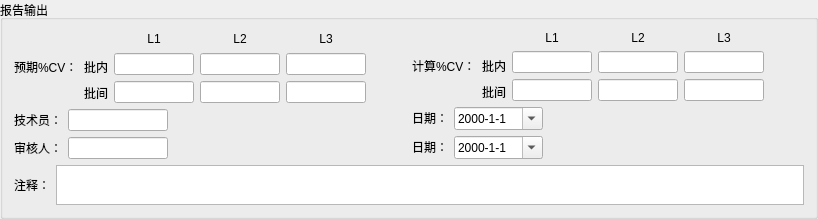
        <widget class="QGroupBox" name="groupBox_4">
         <property name="title">
          <string>报告输出</string>
         </property>
         <layout class="QVBoxLayout" name="verticalLayout_19">
          <item>
           <layout class="QHBoxLayout" name="horizontalLayout_42" stretch="1,3,1,3">
            <item>
             <layout class="QVBoxLayout" name="verticalLayout_18">
              <item>
               <layout class="QHBoxLayout" name="horizontalLayout_43">
                <item>
                 <widget class="QLabel" name="label_76">
                  <property name="sizePolicy">
                   <sizepolicy hsizetype="Fixed" vsizetype="Fixed">
                    <horstretch>0</horstretch>
                    <verstretch>0</verstretch>
                   </sizepolicy>
                  </property>
                  <property name="text">
                   <string>预期%CV：</string>
                  </property>
                 </widget>
                </item>
                <item>
                 <layout class="QVBoxLayout" name="verticalLayout_20">
                  <item>
                   <widget class="QLabel" name="label_69">
                    <property name="text">
                     <string/>
                    </property>
                   </widget>
                  </item>
                  <item>
                   <widget class="QLabel" name="label_70">
                    <property name="sizePolicy">
                     <sizepolicy hsizetype="Fixed" vsizetype="Preferred">
                      <horstretch>0</horstretch>
                      <verstretch>0</verstretch>
                     </sizepolicy>
                    </property>
                    <property name="text">
                     <string>批内</string>
                    </property>
                   </widget>
                  </item>
                  <item>
                   <widget class="QLabel" name="label_77">
                    <property name="sizePolicy">
                     <sizepolicy hsizetype="Fixed" vsizetype="Preferred">
                      <horstretch>0</horstretch>
                      <verstretch>0</verstretch>
                     </sizepolicy>
                    </property>
                    <property name="text">
                     <string>批间</string>
                    </property>
                   </widget>
                  </item>
                 </layout>
                </item>
                <item>
                 <layout class="QVBoxLayout" name="verticalLayout_21">
                  <item>
                   <widget class="QLabel" name="Westgard_Except_L1">
                    <property name="text">
                     <string>L1</string>
                    </property>
                    <property name="alignment">
                     <set>Qt::AlignCenter</set>
                    </property>
                   </widget>
                  </item>
                  <item>
                   <widget class="QLineEdit" name="Westgard_Except_L1_Iner_Cv">
                    <property name="sizePolicy">
                     <sizepolicy hsizetype="Fixed" vsizetype="Fixed">
                      <horstretch>0</horstretch>
                      <verstretch>0</verstretch>
                     </sizepolicy>
                    </property>
                    <property name="maximumSize">
                     <size>
                      <width>80</width>
                      <height>16777215</height>
                     </size>
                    </property>
                   </widget>
                  </item>
                  <item>
                   <widget class="QLineEdit" name="Westgard_Except_L1_Cv">
                    <property name="sizePolicy">
                     <sizepolicy hsizetype="Fixed" vsizetype="Fixed">
                      <horstretch>0</horstretch>
                      <verstretch>0</verstretch>
                     </sizepolicy>
                    </property>
                    <property name="maximumSize">
                     <size>
                      <width>80</width>
                      <height>16777215</height>
                     </size>
                    </property>
                   </widget>
                  </item>
                 </layout>
                </item>
                <item>
                 <layout class="QVBoxLayout" name="verticalLayout_22">
                  <item>
                   <widget class="QLabel" name="Westgard_Except_L2">
                    <property name="text">
                     <string>L2</string>
                    </property>
                    <property name="alignment">
                     <set>Qt::AlignCenter</set>
                    </property>
                   </widget>
                  </item>
                  <item>
                   <widget class="QLineEdit" name="Westgard_Except_L2_Iner_Cv">
                    <property name="sizePolicy">
                     <sizepolicy hsizetype="Fixed" vsizetype="Fixed">
                      <horstretch>0</horstretch>
                      <verstretch>0</verstretch>
                     </sizepolicy>
                    </property>
                    <property name="maximumSize">
                     <size>
                      <width>80</width>
                      <height>16777215</height>
                     </size>
                    </property>
                   </widget>
                  </item>
                  <item>
                   <widget class="QLineEdit" name="Westgard_Except_L2_Cv">
                    <property name="sizePolicy">
                     <sizepolicy hsizetype="Fixed" vsizetype="Fixed">
                      <horstretch>0</horstretch>
                      <verstretch>0</verstretch>
                     </sizepolicy>
                    </property>
                    <property name="maximumSize">
                     <size>
                      <width>80</width>
                      <height>16777215</height>
                     </size>
                    </property>
                   </widget>
                  </item>
                 </layout>
                </item>
                <item>
                 <layout class="QVBoxLayout" name="verticalLayout_23">
                  <item>
                   <widget class="QLabel" name="Westgard_Except_L3">
                    <property name="text">
                     <string>L3</string>
                    </property>
                    <property name="alignment">
                     <set>Qt::AlignCenter</set>
                    </property>
                   </widget>
                  </item>
                  <item>
                   <widget class="QLineEdit" name="Westgard_Except_L3_Iner_Cv">
                    <property name="sizePolicy">
                     <sizepolicy hsizetype="Fixed" vsizetype="Fixed">
                      <horstretch>0</horstretch>
                      <verstretch>0</verstretch>
                     </sizepolicy>
                    </property>
                    <property name="maximumSize">
                     <size>
                      <width>80</width>
                      <height>16777215</height>
                     </size>
                    </property>
                   </widget>
                  </item>
                  <item>
                   <widget class="QLineEdit" name="Westgard_Except_L3_Cv">
                    <property name="sizePolicy">
                     <sizepolicy hsizetype="Fixed" vsizetype="Fixed">
                      <horstretch>0</horstretch>
                      <verstretch>0</verstretch>
                     </sizepolicy>
                    </property>
                    <property name="maximumSize">
                     <size>
                      <width>80</width>
                      <height>16777215</height>
                     </size>
                    </property>
                   </widget>
                  </item>
                 </layout>
                </item>
               </layout>
              </item>
              <item>
               <layout class="QHBoxLayout" name="horizontalLayout_44">
                <item>
                 <widget class="QLabel" name="label_65">
                  <property name="sizePolicy">
                   <sizepolicy hsizetype="Fixed" vsizetype="Fixed">
                    <horstretch>0</horstretch>
                    <verstretch>0</verstretch>
                   </sizepolicy>
                  </property>
                  <property name="text">
                   <string>技术员：</string>
                  </property>
                 </widget>
                </item>
                <item>
                 <widget class="QLineEdit" name="Westgard_Technicina">
                  <property name="sizePolicy">
                   <sizepolicy hsizetype="Fixed" vsizetype="Fixed">
                    <horstretch>0</horstretch>
                    <verstretch>0</verstretch>
                   </sizepolicy>
                  </property>
                  <property name="maximumSize">
                   <size>
                    <width>100</width>
                    <height>16777215</height>
                   </size>
                  </property>
                 </widget>
                </item>
                <item>
                 <spacer name="horizontalSpacer_28">
                  <property name="orientation">
                   <enum>Qt::Horizontal</enum>
                  </property>
                  <property name="sizeHint" stdset="0">
                   <size>
                    <width>40</width>
                    <height>20</height>
                   </size>
                  </property>
                 </spacer>
                </item>
               </layout>
              </item>
              <item>
               <layout class="QHBoxLayout" name="horizontalLayout_45">
                <item>
                 <widget class="QLabel" name="label_47">
                  <property name="sizePolicy">
                   <sizepolicy hsizetype="Fixed" vsizetype="Fixed">
                    <horstretch>0</horstretch>
                    <verstretch>0</verstretch>
                   </sizepolicy>
                  </property>
                  <property name="text">
                   <string>审核人：</string>
                  </property>
                 </widget>
                </item>
                <item>
                 <widget class="QLineEdit" name="Westgard_Auditor">
                  <property name="sizePolicy">
                   <sizepolicy hsizetype="Fixed" vsizetype="Fixed">
                    <horstretch>0</horstretch>
                    <verstretch>0</verstretch>
                   </sizepolicy>
                  </property>
                  <property name="maximumSize">
                   <size>
                    <width>100</width>
                    <height>16777215</height>
                   </size>
                  </property>
                 </widget>
                </item>
                <item>
                 <spacer name="horizontalSpacer_29">
                  <property name="orientation">
                   <enum>Qt::Horizontal</enum>
                  </property>
                  <property name="sizeHint" stdset="0">
                   <size>
                    <width>40</width>
                    <height>20</height>
                   </size>
                  </property>
                 </spacer>
                </item>
               </layout>
              </item>
             </layout>
            </item>
            <item>
             <spacer name="horizontalSpacer_18">
              <property name="orientation">
               <enum>Qt::Horizontal</enum>
              </property>
              <property name="sizeHint" stdset="0">
               <size>
                <width>40</width>
                <height>20</height>
               </size>
              </property>
             </spacer>
            </item>
            <item>
             <layout class="QVBoxLayout" name="verticalLayout_24">
              <item>
               <layout class="QHBoxLayout" name="horizontalLayout_46">
                <item>
                 <widget class="QLabel" name="label_78">
                  <property name="sizePolicy">
                   <sizepolicy hsizetype="Fixed" vsizetype="Fixed">
                    <horstretch>0</horstretch>
                    <verstretch>0</verstretch>
                   </sizepolicy>
                  </property>
                  <property name="text">
                   <string>计算%CV：</string>
                  </property>
                 </widget>
                </item>
                <item>
                 <layout class="QVBoxLayout" name="verticalLayout_25">
                  <item>
                   <widget class="QLabel" name="label_79">
                    <property name="text">
                     <string/>
                    </property>
                   </widget>
                  </item>
                  <item>
                   <widget class="QLabel" name="label_80">
                    <property name="sizePolicy">
                     <sizepolicy hsizetype="Fixed" vsizetype="Preferred">
                      <horstretch>0</horstretch>
                      <verstretch>0</verstretch>
                     </sizepolicy>
                    </property>
                    <property name="text">
                     <string>批内</string>
                    </property>
                   </widget>
                  </item>
                  <item>
                   <widget class="QLabel" name="label_81">
                    <property name="sizePolicy">
                     <sizepolicy hsizetype="Fixed" vsizetype="Preferred">
                      <horstretch>0</horstretch>
                      <verstretch>0</verstretch>
                     </sizepolicy>
                    </property>
                    <property name="text">
                     <string>批间</string>
                    </property>
                   </widget>
                  </item>
                 </layout>
                </item>
                <item>
                 <layout class="QVBoxLayout" name="verticalLayout_26">
                  <item>
                   <widget class="QLabel" name="Westgard_Calculate_L1">
                    <property name="text">
                     <string>L1</string>
                    </property>
                    <property name="alignment">
                     <set>Qt::AlignCenter</set>
                    </property>
                   </widget>
                  </item>
                  <item>
                   <widget class="QLineEdit" name="Westgard_Calculate_L1_Iner_Cv">
                    <property name="sizePolicy">
                     <sizepolicy hsizetype="Fixed" vsizetype="Fixed">
                      <horstretch>0</horstretch>
                      <verstretch>0</verstretch>
                     </sizepolicy>
                    </property>
                    <property name="maximumSize">
                     <size>
                      <width>80</width>
                      <height>16777215</height>
                     </size>
                    </property>
                    <property name="readOnly">
                     <bool>true</bool>
                    </property>
                   </widget>
                  </item>
                  <item>
                   <widget class="QLineEdit" name="Westgard_Calculate_L1_Cv">
                    <property name="sizePolicy">
                     <sizepolicy hsizetype="Fixed" vsizetype="Fixed">
                      <horstretch>0</horstretch>
                      <verstretch>0</verstretch>
                     </sizepolicy>
                    </property>
                    <property name="maximumSize">
                     <size>
                      <width>80</width>
                      <height>16777215</height>
                     </size>
                    </property>
                    <property name="readOnly">
                     <bool>true</bool>
                    </property>
                   </widget>
                  </item>
                 </layout>
                </item>
                <item>
                 <layout class="QVBoxLayout" name="verticalLayout_27">
                  <item>
                   <widget class="QLabel" name="Westgard_Calculate_L2">
                    <property name="text">
                     <string>L2</string>
                    </property>
                    <property name="alignment">
                     <set>Qt::AlignCenter</set>
                    </property>
                   </widget>
                  </item>
                  <item>
                   <widget class="QLineEdit" name="Westgard_Calculate_L2_Iner_Cv">
                    <property name="sizePolicy">
                     <sizepolicy hsizetype="Fixed" vsizetype="Fixed">
                      <horstretch>0</horstretch>
                      <verstretch>0</verstretch>
                     </sizepolicy>
                    </property>
                    <property name="maximumSize">
                     <size>
                      <width>80</width>
                      <height>16777215</height>
                     </size>
                    </property>
                    <property name="readOnly">
                     <bool>true</bool>
                    </property>
                   </widget>
                  </item>
                  <item>
                   <widget class="QLineEdit" name="Westgard_Calculate_L2_Cv">
                    <property name="sizePolicy">
                     <sizepolicy hsizetype="Fixed" vsizetype="Fixed">
                      <horstretch>0</horstretch>
                      <verstretch>0</verstretch>
                     </sizepolicy>
                    </property>
                    <property name="maximumSize">
                     <size>
                      <width>80</width>
                      <height>16777215</height>
                     </size>
                    </property>
                    <property name="readOnly">
                     <bool>true</bool>
                    </property>
                   </widget>
                  </item>
                 </layout>
                </item>
                <item>
                 <layout class="QVBoxLayout" name="verticalLayout_28">
                  <item>
                   <widget class="QLabel" name="Westgard_Calculate_L3">
                    <property name="text">
                     <string>L3</string>
                    </property>
                    <property name="alignment">
                     <set>Qt::AlignCenter</set>
                    </property>
                   </widget>
                  </item>
                  <item>
                   <widget class="QLineEdit" name="Westgard_Calculate_L3_Iner_Cv">
                    <property name="sizePolicy">
                     <sizepolicy hsizetype="Fixed" vsizetype="Fixed">
                      <horstretch>0</horstretch>
                      <verstretch>0</verstretch>
                     </sizepolicy>
                    </property>
                    <property name="maximumSize">
                     <size>
                      <width>80</width>
                      <height>16777215</height>
                     </size>
                    </property>
                    <property name="readOnly">
                     <bool>true</bool>
                    </property>
                   </widget>
                  </item>
                  <item>
                   <widget class="QLineEdit" name="Westgard_Calculate_L3_Cv">
                    <property name="sizePolicy">
                     <sizepolicy hsizetype="Fixed" vsizetype="Fixed">
                      <horstretch>0</horstretch>
                      <verstretch>0</verstretch>
                     </sizepolicy>
                    </property>
                    <property name="maximumSize">
                     <size>
                      <width>80</width>
                      <height>16777215</height>
                     </size>
                    </property>
                    <property name="readOnly">
                     <bool>true</bool>
                    </property>
                   </widget>
                  </item>
                 </layout>
                </item>
               </layout>
              </item>
              <item>
               <layout class="QHBoxLayout" name="horizontalLayout_47">
                <item>
                 <widget class="QLabel" name="label_82">
                  <property name="sizePolicy">
                   <sizepolicy hsizetype="Fixed" vsizetype="Fixed">
                    <horstretch>0</horstretch>
                    <verstretch>0</verstretch>
                   </sizepolicy>
                  </property>
                  <property name="text">
                   <string>日期：</string>
                  </property>
                 </widget>
                </item>
                <item>
                 <widget class="QDateEdit" name="Westgard_CalculateDate">
                  <property name="sizePolicy">
                   <sizepolicy hsizetype="Fixed" vsizetype="Fixed">
                    <horstretch>0</horstretch>
                    <verstretch>0</verstretch>
                   </sizepolicy>
                  </property>
                  <property name="displayFormat">
                   <string>yyyy-M-d</string>
                  </property>
                  <property name="calendarPopup">
                   <bool>true</bool>
                  </property>
                 </widget>
                </item>
                <item>
                 <spacer name="horizontalSpacer_30">
                  <property name="orientation">
                   <enum>Qt::Horizontal</enum>
                  </property>
                  <property name="sizeHint" stdset="0">
                   <size>
                    <width>40</width>
                    <height>20</height>
                   </size>
                  </property>
                 </spacer>
                </item>
               </layout>
              </item>
              <item>
               <layout class="QHBoxLayout" name="horizontalLayout_48">
                <item>
                 <widget class="QLabel" name="label_83">
                  <property name="sizePolicy">
                   <sizepolicy hsizetype="Fixed" vsizetype="Fixed">
                    <horstretch>0</horstretch>
                    <verstretch>0</verstretch>
                   </sizepolicy>
                  </property>
                  <property name="text">
                   <string>日期：</string>
                  </property>
                 </widget>
                </item>
                <item>
                 <widget class="QDateEdit" name="Westgard_ApprovalDate">
                  <property name="sizePolicy">
                   <sizepolicy hsizetype="Fixed" vsizetype="Fixed">
                    <horstretch>0</horstretch>
                    <verstretch>0</verstretch>
                   </sizepolicy>
                  </property>
                  <property name="displayFormat">
                   <string>yyyy-M-d</string>
                  </property>
                  <property name="calendarPopup">
                   <bool>true</bool>
                  </property>
                 </widget>
                </item>
                <item>
                 <spacer name="horizontalSpacer_31">
                  <property name="orientation">
                   <enum>Qt::Horizontal</enum>
                  </property>
                  <property name="sizeHint" stdset="0">
                   <size>
                    <width>40</width>
                    <height>20</height>
                   </size>
                  </property>
                 </spacer>
                </item>
               </layout>
              </item>
             </layout>
            </item>
            <item>
             <spacer name="horizontalSpacer_20">
              <property name="orientation">
               <enum>Qt::Horizontal</enum>
              </property>
              <property name="sizeHint" stdset="0">
               <size>
                <width>40</width>
                <height>20</height>
               </size>
              </property>
             </spacer>
            </item>
           </layout>
          </item>
          <item>
           <layout class="QHBoxLayout" name="horizontalLayout_49">
            <item>
             <widget class="QLabel" name="label_24">
              <property name="sizePolicy">
               <sizepolicy hsizetype="Preferred" vsizetype="Fixed">
                <horstretch>0</horstretch>
                <verstretch>0</verstretch>
               </sizepolicy>
              </property>
              <property name="text">
               <string>注释：</string>
              </property>
             </widget>
            </item>
            <item>
             <widget class="QPlainTextEdit" name="Westgard_Annotation">
              <property name="sizePolicy">
               <sizepolicy hsizetype="Expanding" vsizetype="Fixed">
                <horstretch>0</horstretch>
                <verstretch>0</verstretch>
               </sizepolicy>
              </property>
              <property name="maximumSize">
               <size>
                <width>16777215</width>
                <height>40</height>
               </size>
              </property>
             </widget>
            </item>
           </layout>
          </item>
         </layout>
        </widget>
